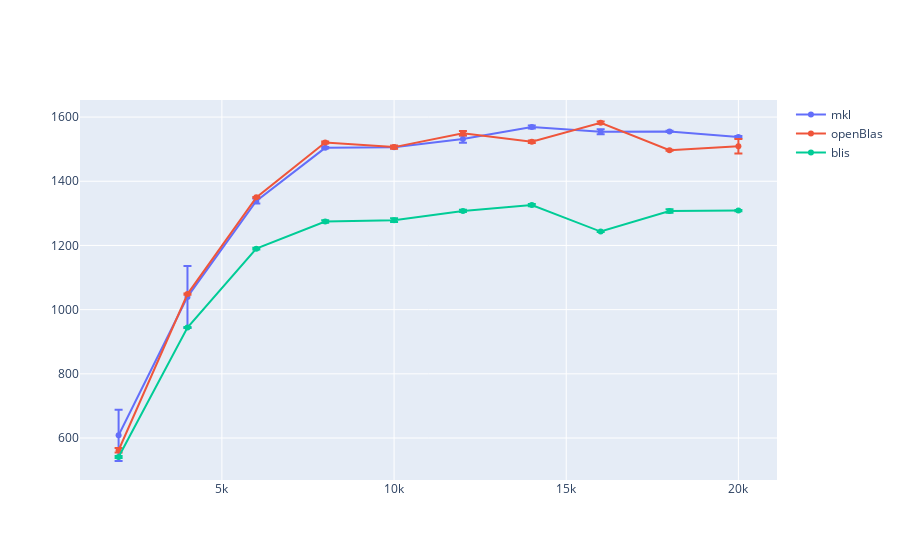

Notebook code cell kept with this figure:
### Code cell
fig = go.Figure()

fig.add_trace(go.Scatter(x=mkl_float_avg["size"]["mean"], y=mkl_float_avg["gflops"]["mean"], name='mkl',
                         error_y=dict(
                             type="data",
                             array=mkl_float_avg["gflops"]["std"],
                             visible=True)))
fig.add_trace(go.Scatter(x=oblas_float_avg["size"]["mean"], y=oblas_float_avg["gflops"]["mean"], name='openBlas',
                         error_y=dict(
                             type="data",
                             array=oblas_float_avg["gflops"]["std"],
                             visible=True)))
fig.add_trace(go.Scatter(x=blis_float_avg["size"]["mean"], y=blis_float_avg["gflops"]["mean"], name='blis',
                         error_y=dict(
                             type="data",
                             array=blis_float_avg["gflops"]["std"],
                             visible=True)))

fig.show()

### Figure 1 — Plotly figure (JSON) as saved in the notebook; plotly's stock layout.template omitted (floating-point values rounded to 4 significant figures)
{"data": [{"error_y": {"array": [80.03, 96.54, 7.419, 2.26, 2.95, 11.5, 4.7, 7.998, 2.077, 2.474], "type": "data", "visible": true}, "name": "mkl", "type": "scatter", "x": [2000, 4000, 6000, 8000, 10000, 12000, 14000, 16000, 18000, 20000], "y": [608.5, 1040.0, 1338.0, 1504.0, 1506.0, 1531.0, 1569.0, 1554.0, 1555.0, 1538.0]}, {"error_y": {"array": [7.122, 2.223, 1.142, 2.915, 4.772, 6.887, 3.774, 3.521, 1.607, 22.88], "type": "data", "visible": true}, "name": "openBlas", "type": "scatter", "x": [2000, 4000, 6000, 8000, 10000, 12000, 14000, 16000, 18000, 20000], "y": [562.0, 1048.0, 1350.0, 1521.0, 1506.0, 1550.0, 1523.0, 1582.0, 1497.0, 1509.0]}, {"error_y": {"array": [3.265, 1.79, 2.53, 3.88, 5.859, 3.319, 3.605, 1.746, 5.427, 2.079], "type": "data", "visible": true}, "name": "blis", "type": "scatter", "x": [2000, 4000, 6000, 8000, 10000, 12000, 14000, 16000, 18000, 20000], "y": [540.9, 944.3, 1190.0, 1275.0, 1279.0, 1308.0, 1326.0, 1243.0, 1307.0, 1309.0]}], "layout": {}}
